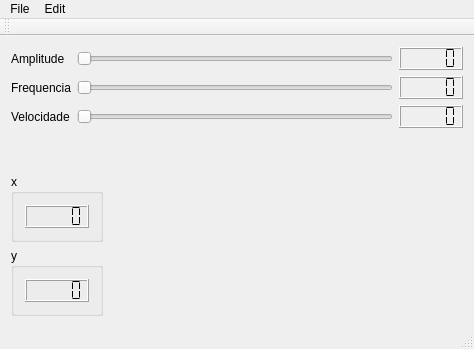
<?xml version="1.0" encoding="UTF-8"?>
<ui version="4.0">
 <class>MainWindow</class>
 <widget class="QMainWindow" name="MainWindow">
  <property name="geometry">
   <rect>
    <x>0</x>
    <y>0</y>
    <width>474</width>
    <height>349</height>
   </rect>
  </property>
  <property name="windowTitle">
   <string>MainWindow</string>
  </property>
  <widget class="QWidget" name="centralWidget">
   <layout class="QVBoxLayout" name="verticalLayout_2">
    <item>
     <layout class="QGridLayout" name="gridLayout">
      <item row="0" column="0">
       <widget class="QLabel" name="label">
        <property name="text">
         <string>Amplitude</string>
        </property>
       </widget>
      </item>
      <item row="0" column="1">
       <widget class="QSlider" name="horizontalSliderAmplitude">
        <property name="orientation">
         <enum>Qt::Horizontal</enum>
        </property>
       </widget>
      </item>
      <item row="0" column="2">
       <widget class="QLCDNumber" name="lcdNumber">
        <property name="segmentStyle">
         <enum>QLCDNumber::Flat</enum>
        </property>
       </widget>
      </item>
      <item row="1" column="0">
       <widget class="QLabel" name="label_2">
        <property name="text">
         <string>Frequencia</string>
        </property>
       </widget>
      </item>
      <item row="1" column="1">
       <widget class="QSlider" name="horizontalSliderFrequencia">
        <property name="orientation">
         <enum>Qt::Horizontal</enum>
        </property>
       </widget>
      </item>
      <item row="1" column="2">
       <widget class="QLCDNumber" name="lcdNumber_2">
        <property name="segmentStyle">
         <enum>QLCDNumber::Flat</enum>
        </property>
       </widget>
      </item>
      <item row="2" column="0">
       <widget class="QLabel" name="label_3">
        <property name="text">
         <string>Velocidade</string>
        </property>
       </widget>
      </item>
      <item row="2" column="1">
       <widget class="QSlider" name="horizontalSliderVelocidade">
        <property name="orientation">
         <enum>Qt::Horizontal</enum>
        </property>
       </widget>
      </item>
      <item row="2" column="2">
       <widget class="QLCDNumber" name="lcdNumber_3">
        <property name="segmentStyle">
         <enum>QLCDNumber::Flat</enum>
        </property>
       </widget>
      </item>
     </layout>
    </item>
    <item>
     <layout class="QHBoxLayout" name="horizontalLayout_3" stretch="10,90">
      <item>
       <layout class="QVBoxLayout" name="verticalLayout">
        <item>
         <spacer name="verticalSpacer">
          <property name="orientation">
           <enum>Qt::Vertical</enum>
          </property>
          <property name="sizeHint" stdset="0">
           <size>
            <width>20</width>
            <height>40</height>
           </size>
          </property>
         </spacer>
        </item>
        <item>
         <widget class="QGroupBox" name="groupBox">
          <property name="title">
           <string>x</string>
          </property>
          <layout class="QHBoxLayout" name="horizontalLayout">
           <item>
            <widget class="QLCDNumber" name="lcdNumberX">
             <property name="segmentStyle">
              <enum>QLCDNumber::Flat</enum>
             </property>
            </widget>
           </item>
          </layout>
         </widget>
        </item>
        <item>
         <widget class="QGroupBox" name="groupBox_2">
          <property name="title">
           <string>y</string>
          </property>
          <layout class="QHBoxLayout" name="horizontalLayout_2">
           <item>
            <widget class="QLCDNumber" name="lcdNumberY">
             <property name="segmentStyle">
              <enum>QLCDNumber::Flat</enum>
             </property>
            </widget>
           </item>
          </layout>
         </widget>
        </item>
       </layout>
      </item>
      <item>
       <widget class="Plotter" name="plotter" native="true"/>
      </item>
     </layout>
    </item>
   </layout>
  </widget>
  <widget class="QMenuBar" name="menuBar">
   <property name="geometry">
    <rect>
     <x>0</x>
     <y>0</y>
     <width>474</width>
     <height>22</height>
    </rect>
   </property>
   <widget class="QMenu" name="menuFile">
    <property name="title">
     <string>File</string>
    </property>
   </widget>
   <widget class="QMenu" name="menuEdit">
    <property name="title">
     <string>Edit</string>
    </property>
    <addaction name="actionCorFundo"/>
   </widget>
   <addaction name="menuFile"/>
   <addaction name="menuEdit"/>
  </widget>
  <widget class="QToolBar" name="mainToolBar">
   <attribute name="toolBarArea">
    <enum>TopToolBarArea</enum>
   </attribute>
   <attribute name="toolBarBreak">
    <bool>false</bool>
   </attribute>
  </widget>
  <widget class="QStatusBar" name="statusBar"/>
  <action name="actionCorFundo">
   <property name="text">
    <string>CorFundo</string>
   </property>
  </action>
 </widget>
 <layoutdefault spacing="6" margin="11"/>
 <customwidgets>
  <customwidget>
   <class>Plotter</class>
   <extends>QWidget</extends>
   <header>plotter.h</header>
   <container>1</container>
   <slots>
    <signal>mudaX(int)</signal>
    <signal>mudaY(int)</signal>
   </slots>
  </customwidget>
 </customwidgets>
 <resources/>
 <connections>
  <connection>
   <sender>horizontalSliderAmplitude</sender>
   <signal>valueChanged(int)</signal>
   <receiver>lcdNumber</receiver>
   <slot>display(int)</slot>
   <hints>
    <hint type="sourcelabel">
     <x>194</x>
     <y>53</y>
    </hint>
    <hint type="destinationlabel">
     <x>331</x>
     <y>61</y>
    </hint>
   </hints>
  </connection>
  <connection>
   <sender>horizontalSliderFrequencia</sender>
   <signal>valueChanged(int)</signal>
   <receiver>lcdNumber_2</receiver>
   <slot>display(int)</slot>
   <hints>
    <hint type="sourcelabel">
     <x>154</x>
     <y>83</y>
    </hint>
    <hint type="destinationlabel">
     <x>335</x>
     <y>93</y>
    </hint>
   </hints>
  </connection>
  <connection>
   <sender>horizontalSliderVelocidade</sender>
   <signal>valueChanged(int)</signal>
   <receiver>lcdNumber_3</receiver>
   <slot>display(int)</slot>
   <hints>
    <hint type="sourcelabel">
     <x>145</x>
     <y>119</y>
    </hint>
    <hint type="destinationlabel">
     <x>331</x>
     <y>125</y>
    </hint>
   </hints>
  </connection>
  <connection>
   <sender>plotter</sender>
   <signal>mudaX(int)</signal>
   <receiver>lcdNumberX</receiver>
   <slot>display(int)</slot>
   <hints>
    <hint type="sourcelabel">
     <x>223</x>
     <y>243</y>
    </hint>
    <hint type="destinationlabel">
     <x>59</x>
     <y>294</y>
    </hint>
   </hints>
  </connection>
  <connection>
   <sender>plotter</sender>
   <signal>mudaY(int)</signal>
   <receiver>lcdNumberY</receiver>
   <slot>display(int)</slot>
   <hints>
    <hint type="sourcelabel">
     <x>148</x>
     <y>327</y>
    </hint>
    <hint type="destinationlabel">
     <x>63</x>
     <y>368</y>
    </hint>
   </hints>
  </connection>
 </connections>
</ui>
